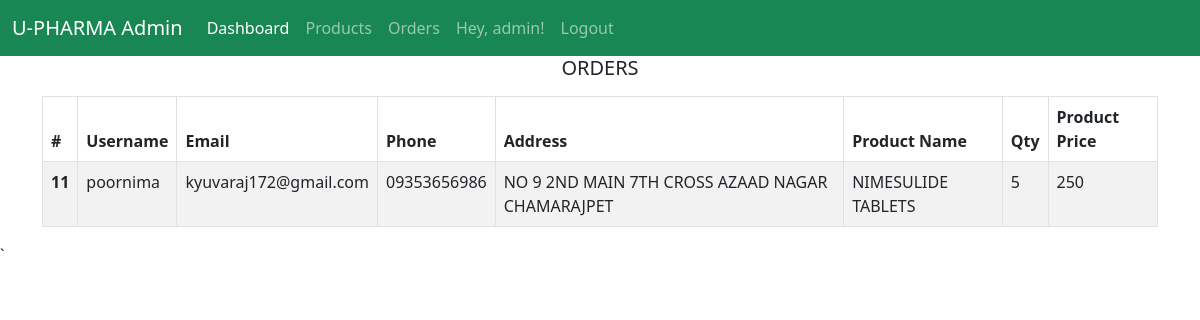
/admin/orders (signed in), run on the app's committed database.
### tables this page shows
CREATE TABLE "products" (
	"id"	INTEGER,
	"name"	TEXT NOT NULL,
	"price"	TEXT,
	"details"	TEXT,
	"image"	TEXT,
	"tags"	TEXT,
	"category"	TEXT,
	"stocks"	INTEGER DEFAULT 50,
	PRIMARY KEY("id" AUTOINCREMENT)
);

CREATE TABLE "orders" (
	"id"	INTEGER,
	"pid"	INTEGER,
	"qty"	INTEGER,
	"uid"	INTEGER,
	"status"	TEXT,
	"date"	INTEGER,
	PRIMARY KEY("id" AUTOINCREMENT)
);

CREATE TABLE "users" (
	"id"	INTEGER,
	"username"	TEXT,
	"password"	TEXT,
	"address"	TEXT,
	"phone"	TEXT,
	"email"	TEXT,
	PRIMARY KEY("id" AUTOINCREMENT)
);

### admins.py (the view)
    @router.get("/admin/orders", response_class=HTMLResponse)
    def admin_orders(request: Request):
        con = sqlite3.connect(DATABASE_NAME)
        con.row_factory = sqlite3.Row
        cur = con.cursor()
        cur.execute("SELECT *, o.id as oid from users u, products p, orders o where o.uid = u.id and o.pid = p.id")
        orders = cur.fetchall()
        con.close
        return templates.TemplateResponse("/admin/orders.html", {"request": request, "orders": orders})

### templates/admin/orders.html (shortened to what this page needs)
{% extends "/admin/base.html" %}
{% block content  %}
<div class="container">
    <h5 class="text-center">ORDERS</h5>
    <table class="table table-striped table-bordered my-3">
        <thead>
            <tr>
              <th scope="col">#</th>
              <th scope="col">Username</th>
              <th scope="col">Email</th>
              <th scope="col">Phone</th>
              <th scope="col">Address</th>
              <th scope="col">Product Name</th>
              <th scope="col">Qty</th>
              <th scope="col">Product Price</th>
            </tr>
          </thead>
          <tbody>
            {% for order in orders %}
            <tr>
                <th scope="row">{{ order.oid }}</th>
                <td>{{order.username}}</td>
                <td>{{order.email}}</td>
                <td>{{order.phone}}</td>
                <td>{{order.address}}</td>
                <td>{{order.name}}</td>
                <td>{{order.qty}}</td>
                <td>{{order.qty | int * order.price | int}}</td>
            </tr>
            {% endfor %}
            </tbody>
    </table>
</div>
{% endblock %}

### data on the page
products: oid "11", username "poornima", email "kyuvaraj172@gmail.com", phone "09353656986", address "NO 9 2ND MAIN 7TH CROSS AZAAD NAGAR CHAMARAJPET", name "NIMESULIDE TABLETS", qty "5", order.qty|int*order.price|int "250"

### other printed values
{{ request.session.get('username') }} "admin"
